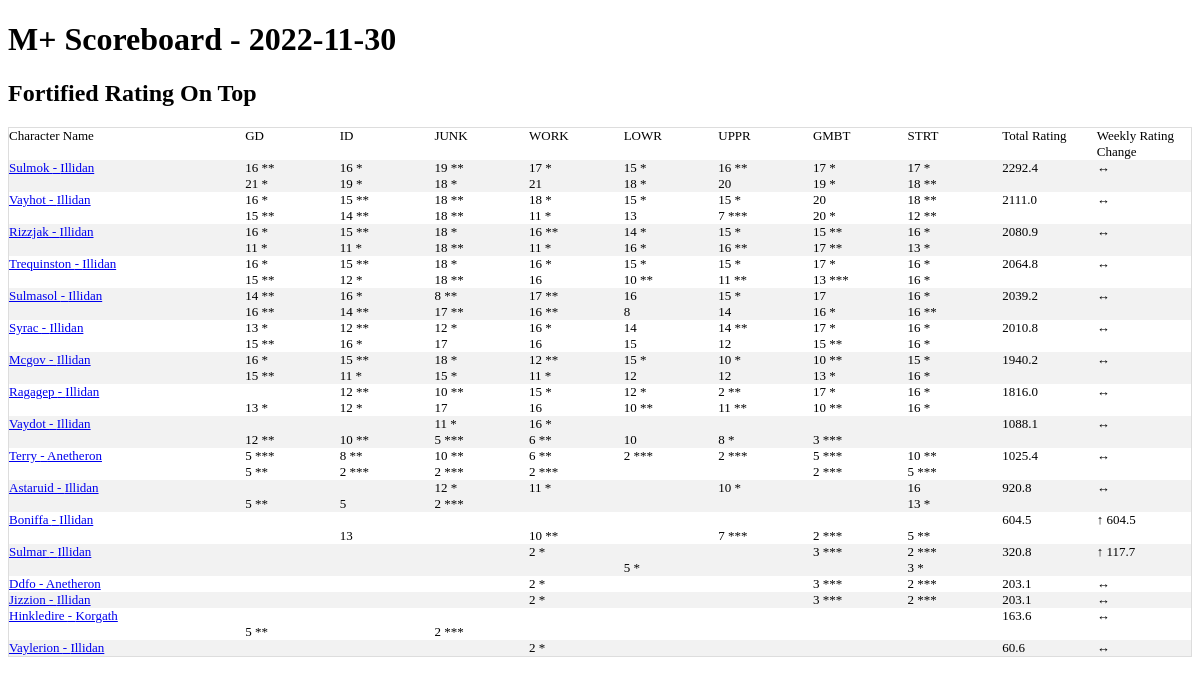
Before: / with the older database file.
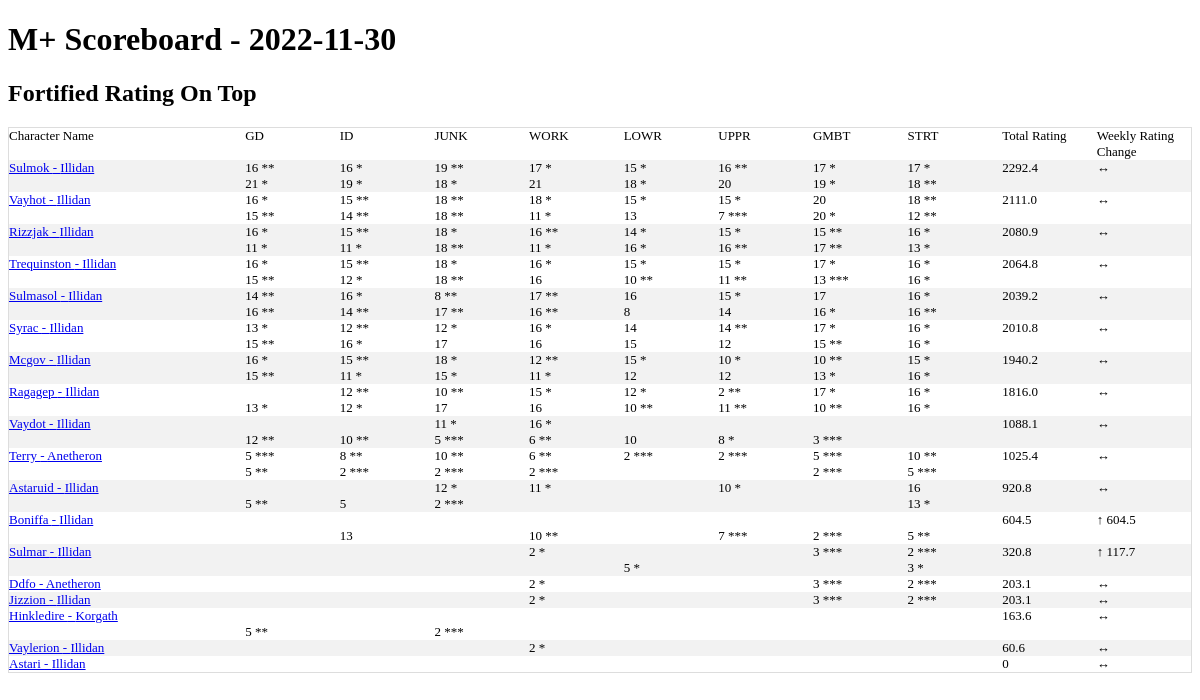
After: the same page with the newer database file.
### tables this page shows
CREATE TABLE season_best_pivot_ext(
  name TEXT,
  realm TEXT,
  region TEXT,
  scoreboard_date TEXT,
  total_rating,
  "Tazavesh: So'leah's Gambit Fortified",
  "Tazavesh: So'leah's Gambit Tyrannical",
  "Tazavesh: Streets of Wonder Fortified",
  "Tazavesh: Streets of Wonder Tyrannical",
  "Return to Karazhan: Upper Fortified",
  "Return to Karazhan: Upper Tyrannical",
  "Return to Karazhan: Lower Fortified",
  "Return to Karazhan: Lower Tyrannical",
  "Iron Docks Fortified",
  "Iron Docks Tyrannical",
  "Grimrail Depot Fortified",
  "Grimrail Depot Tyrannical",
  "Mechagon Workshop Fortified",
  "Mechagon Workshop Tyrannical",
  "Mechagon Junkyard Fortified",
  "Mechagon Junkyard Tyrannical",
  daily_rating_change,
  pr_GMBT_for TEXT,
  pr_GMBT_tyr TEXT,
  pr_STRT_for TEXT,
  pr_STRT_tyr TEXT,
  pr_UPPR_for TEXT,
  pr_UPPR_tyr TEXT,
  pr_LOWR_for TEXT,
  pr_LOWR_tyr TEXT,
  pr_ID_for TEXT,
  pr_ID_tyr TEXT,
  pr_GD_for TEXT,
  pr_GD_tyr TEXT,
  pr_WKSP_for TEXT,
  pr_WKSP_tyr TEXT,
  pr_JUNK_for TEXT,
  pr_JUNK_tyr TEXT
);

CREATE TABLE base_characters (
                name TEXT
                ,realm TEXT
                ,region TEXT
                ,unique_key TEXT UNIQUE
                );

### app.py (the view)
@app.route('/')
def index():
    conn = create_connection()
    cursor  = conn.cursor()
    data = cursor.execute("""select * from base_characters base left join season_best_pivot_ext piv
    on upper(base.name) = upper(piv.name)
    and upper(base.realm) = upper(piv.realm)
    and upper(base.region) = upper(piv.region)
    --where scoreboard_date = (select max(scoreboard_date) from  season_best_pivot_ext)
    where scoreboard_date = "2022-11-26"

    order by total_rating desc""").fetchall()
    max_date = cursor.execute('select max(scoreboard_date) as max_date from season_best_pivot_ext').fetchone()
    print('hi')
    return render_template('index.html',data=data,max_date = max_date)

### templates/index.html
<!doctype html>
<link rel="stylesheet" href="{{ url_for('static', filename='style.css') }}">
<html>
<h1>M+ Scoreboard - {{max_date['max_date']}} </h1>
<h2>Fortified Rating On Top</h2>
<table class="scoreboard">
<tr>
    <td class="scoreboard_char_name">Character Name</td>
    <td class="scoreboard_attributes">GD</td>
    <td class="scoreboard_attributes">ID</td>
    <td class="scoreboard_attributes">JUNK</td>
    <td class="scoreboard_attributes">WORK</td>
    <td class="scoreboard_attributes">LOWR</td>
    <td class="scoreboard_attributes">UPPR</td>
    <td class="scoreboard_attributes">GMBT</td>
    <td class="scoreboard_attributes">STRT</td>
    <td class="scoreboard_attributes">Total Rating</td>
    <td class="scoreboard_attributes">Weekly Rating Change</td>
</tr>
{% for data in data %}
<tr>
    <td class="scoreboard_char_name"><a href="{{url_for('character_name',character_name=data['name'],realm=data['realm'],region=data['region'])}}">{{ data['name'] }} - {{data['realm']}}</a></td>
    <td class="scoreboard_attributes">{% if data['pr_GD_for'] !=  data['Grimrail Depot Fortified'] and data['pr_GD_for'] %}
    {{ data['Grimrail Depot Fortified']}} ( {{data['pr_GD_for']}}  )
    {% else %}
      {{ data['Grimrail Depot Fortified'] }}
    {% endif %}
    <br>
    {% if data['pr_GD_tyr'] !=  data['Grimrail Depot Tyrannical'] and data['pr_GD_tyr']%}
    {{ data['Grimrail Depot Tyrannical']}} ({{data['pr_GD_tyr']}})
    {% else %}
      {{ data['Grimrail Depot Tyrannical'] }}
    {% endif %}</td>
    <td class="scoreboard_attributes">{% if data['pr_ID_for'] !=  data['Iron Docks Fortified'] and data['pr_ID_for']%}
    {{ data['Iron Docks Fortified']}} ( {{data['pr_ID_for']}}  )
    {% else %}
      {{ data['Iron Docks Fortified'] }}
    {% endif %}
    <br>
    {% if data['pr_ID_tyr'] !=  data['Iron Docks Tyrannical'] and data['pr_ID_tyr'] %}
    {{ data['Iron Docks Tyrannical']}} ( {{data['pr_ID_tyr']}}
    {% else %}
      {{ data['Iron Docks Tyrannical'] }}
    {% endif %}</td>
    <td class="scoreboard_attributes">{% if data['pr_JUNK_for'] !=  data['Mechagon Junkyard Fortified'] and data['pr_JUNK_for'] %}
    {{ data['Mechagon Junkyard Fortified']}} ( {{data['pr_JUNK_for']}}  )
    {% else %}
      {{ data['Mechagon Junkyard Fortified'] }}
    {% endif %}
    <br>
    {% if data['pr_JUNK_tyr'] !=  data['Mechagon Junkyard Tyrannical'] and data['pr_JUNK_tyr'] %}
    {{ data['Mechagon Junkyard Tyrannical']}} ( {{data['pr_JUNK_tyr']}}
    {% else %}
      {{ data['Mechagon Junkyard Tyrannical'] }}
    {% endif %}</td>
    <td class="scoreboard_attributes">{% if data['pr_WKSP_for'] !=  data['Mechagon Workshop Fortified'] and data['pr_WKSP_for'] %}
    {{ data['Mechagon Workshop Fortified']}} ( {{data['pr_WKSP_for']}}  )
    {% else %}
    {{ data['Mechagon Workshop Fortified'] }}
    {% endif %}
    <br>
    {% if data['pr_WKSP_tyr'] !=  data['Mechagon Workshop Tyrannical'] and data['pr_WKSP_tyr'] %}
    {{ data['Mechagon Workshop Tyrannical']}} ( {{data['pr_WKSP_tyr']}}
    {% else %}
    {{ data['Mechagon Workshop Tyrannical'] }}
    {% endif %}
    </td>
    <td class="scoreboard_attributes">{% if data['pr_LOWR_for'] !=  data['Return to Karazhan: Lower Fortified'] and data['pr_LOWR_for'] %}
    {{ data['Return to Karazhan: Lower Fortified']}} ( {{data['pr_LOWR_for']}}  )
    {% else %}
    {{ data['Return to Karazhan: Lower Fortified'] }}
    {% endif %}
    <br>
    {% if data['pr_LOWR_tyr'] !=  data['Return to Karazhan: Lower Tyrannical']  and data['pr_LOWR_tyr']%}
    {{ data['Return to Karazhan: Lower Tyrannical']}} ( {{data['pr_LOWR_tyr']}}
    {% else %}
    {{ data['Return to Karazhan: Lower Tyrannical'] }}
    {% endif %}</td>
    <td class="scoreboard_attributes">{% if data['pr_UPPR_for'] !=  data['Return to Karazhan: Upper Fortified'] and data['pr_UPPR_for']%}
    {{ data['Return to Karazhan: Upper Fortified']}} ( {{data['pr_UPPR_for']}}  )
    {% else %}
    {{ data['Return to Karazhan: Upper Fortified'] }}
    {% endif %}
    <br>
    {% if data['pr_UPPR_tyr'] !=  data['Return to Karazhan: Upper Tyrannical'] and data['pr_UPPR_tyr'] %}
    {{ data['Return to Karazhan: Upper Tyrannical']}} ( {{data['pr_UPPR_tyr']}}
    {% else %}
    {{ data['Return to Karazhan: Upper Tyrannical'] }}
    {% endif %}</td>
    <td class="scoreboard_attributes">{% if data['pr_GMBT_for'] !=  data['Tazavesh: So\'leah\'s Gambit Fortified'] and data['pr_GMBT_for']%}
    {{ data['Tazavesh: So\'leah\'s Gambit Fortified'] }} ( {{data['pr_GMBT_for']}}  )
    {% else %}
      {{ data['Tazavesh: So\'leah\'s Gambit Fortified'] }}
    {% endif %}
    <br>
    {% if data['pr_GMBT_tyr'] !=  data['Tazavesh: So\'leah\'s Gambit Tyrannical'] and data['pr_GMBT_tyr']%}
    {{ data['Tazavesh: So\'leah\'s Gambit Tyrannical'] }} ( {{data['pr_GMBT_tyr']}}  )
    {% else %}
      {{ data['Tazavesh: So\'leah\'s Gambit Tyrannical'] }}
    {% endif %}</td>
    <td class="scoreboard_attributes">{% if data['pr_STRT_for'] !=  data['Tazavesh: Streets of Wonder Fortified'] and data['pr_STRT_for'] %}
    {{ data['Tazavesh: Streets of Wonder Fortified']}} ( {{data['pr_STRT_for']}}  )
    {% else %}
    {{ data['Tazavesh: Streets of Wonder Fortified'] }}
    {% endif %}
    <br>
    {% if data['pr_STRT_tyr'] !=  data['Tazavesh: Streets of Wonder Tyrannical'] and data['pr_STRT_tyr'] %}
    {{ data['Tazavesh: Streets of Wonder Tyrannical']}} ( {{data['pr_STRT_tyr']}}
    {% else %}
    {{ data['Tazavesh: Streets of Wonder Tyrannical'] }}
    {% endif %}</td>
    <td class="scoreboard_attributes">{{ data['total_rating'] }}</td>
   {% if data['daily_rating_change'] > 0 %}
     <td class="scoreboard_attributes">&uarr; {{ data['daily_rating_change'] }}</td>
   {% elif data['daily_rating_change']  < 0 %}
     <td class="scoreboard_attributes">&darr;{{ data['daily_rating_change'] }}</td>
   {% else %}
     <td class="scoreboard_attributes">&harr;</td>
   {% endif %}
{% endfor %}
</table>
</html>

### static/style.css (style rules this page uses)
table.scoreboard { border-collapse: collapse; border-spacing: 0; width: 100%; border: 1px solid #ddd; }
th, td { text-align: left; vertical-align:top; padding: 0px; font-size: 13px; }
tr:nth-child(even) { background-color: #f2f2f2; }
td.scoreboard_char_name { width:20%; }
td.scoreboard_attributes { width:8%; }

Changed rows visible on the page:
added season_best_pivot_ext: name "Astari", realm "Illidan", total_rating "0"
